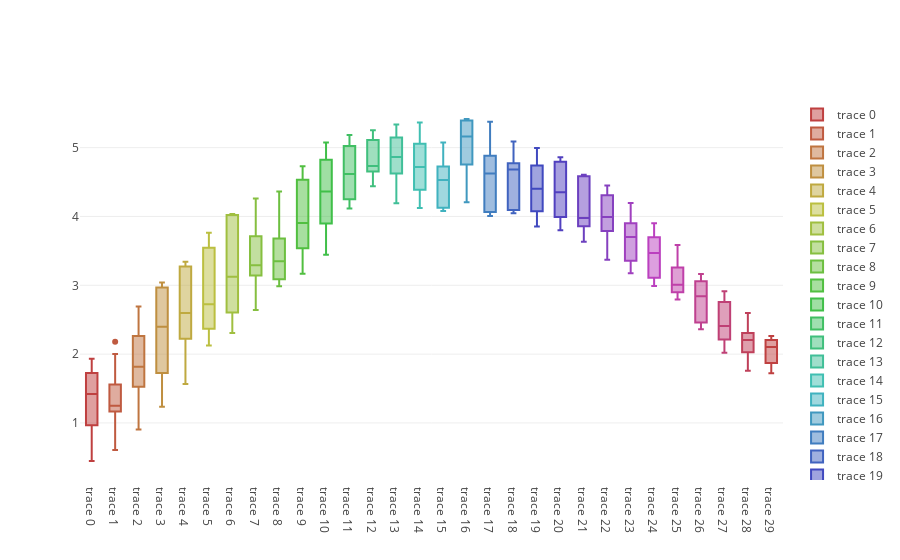

Notebook code cell kept with this figure:
### Code cell
import random
import plotly
from numpy import *

N = 30.     # Number of boxes

# generate an array of rainbow colors by fixing the saturation and lightness of the HSL representation of colour
# and marching around the hue.
c = ['hsl('+str(h)+',50%'+',50%)' for h in linspace(0, 360, N)]

# Each box is represented by a dict that contains the data, the type,
# and the colour.
# Use list comprehension to describe N boxes, each with a different colour and
# with different randomly generated data:
data = [{
    'y': 3.5*sin(pi * i/N) + i/N+(1.5+0.5*cos(pi*i/N))*random.rand(10),
    'type':'box',
    'marker':{'color': c[i]}
    } for i in range(int(N))]

# format the layout
layout = {'xaxis': {'showgrid':False,'zeroline':False, 'tickangle':60,'showticklabels':False},
          'yaxis': {'zeroline':False,'gridcolor':'white'},
          'paper_bgcolor': 'rgb(233,233,233)',
          'plot_bgcolor': 'rgb(233,233,233)',
          }

iplot(data)

### Figure 1 — Plotly figure (JSON) as saved in the notebook; plotly's stock layout.template omitted (floating-point values rounded to 4 significant figures)
{"data": [{"marker": {"color": "hsl(0.0,50%,50%)"}, "type": "box", "uid": "a26858d8-b596-11e8-aee0-d8c4976a52f2", "y": [1.465, 1.375, 1.724, 0.7476, 0.9655, 1.678, 1.181, 1.85, 1.931, 0.4471]}, {"marker": {"color": "hsl(12.413793103448276,50%,50%)"}, "type": "box", "uid": "a26858d9-b596-11e8-9e87-d8c4976a52f2", "y": [1.56, 1.211, 1.277, 1.168, 2.002, 1.221, 1.493, 1.097, 0.6086, 2.179]}, {"marker": {"color": "hsl(24.82758620689655,50%,50%)"}, "type": "box", "uid": "a26858da-b596-11e8-a32f-d8c4976a52f2", "y": [2.693, 1.575, 2.051, 1.527, 2.262, 0.9038, 1.59, 1.257, 2.045, 2.485]}, {"marker": {"color": "hsl(37.241379310344826,50%,50%)"}, "type": "box", "uid": "a26858db-b596-11e8-ab90-d8c4976a52f2", "y": [2.571, 1.235, 2.97, 1.726, 1.965, 2.795, 3.02, 1.515, 3.042, 2.226]}, {"marker": {"color": "hsl(49.6551724137931,50%,50%)"}, "type": "box", "uid": "a26858dc-b596-11e8-9464-d8c4976a52f2", "y": [1.735, 2.432, 2.904, 1.565, 3.344, 2.344, 2.766, 2.224, 3.316, 3.273]}, {"marker": {"color": "hsl(62.06896551724138,50%,50%)"}, "type": "box", "uid": "a26858dd-b596-11e8-89ef-d8c4976a52f2", "y": [3.586, 3.762, 2.855, 2.412, 3.546, 2.371, 2.98, 2.269, 2.127, 2.593]}, {"marker": {"color": "hsl(74.48275862068965,50%,50%)"}, "type": "box", "uid": "a26858de-b596-11e8-8ec2-d8c4976a52f2", "y": [4.021, 3.706, 3.278, 2.329, 2.306, 2.971, 2.606, 2.683, 4.036, 4.036]}, {"marker": {"color": "hsl(86.89655172413794,50%,50%)"}, "type": "box", "uid": "a26858df-b596-11e8-876c-d8c4976a52f2", "y": [3.461, 4.263, 3.238, 3.714, 2.641, 3.827, 3.344, 3.195, 3.142, 2.644]}, {"marker": {"color": "hsl(99.3103448275862,50%,50%)"}, "type": "box", "uid": "a26858e0-b596-11e8-81ed-d8c4976a52f2", "y": [2.987, 3.259, 3.437, 3.061, 3.244, 3.68, 4.271, 3.543, 4.363, 3.086]}, {"marker": {"color": "hsl(111.72413793103448,50%,50%)"}, "type": "box", "uid": "a26858e1-b596-11e8-9c89-d8c4976a52f2", "y": [4.118, 3.333, 4.308, 3.591, 3.169, 3.538, 4.533, 4.73, 3.691, 4.546]}, {"marker": {"color": "hsl(124.13793103448276,50%,50%)"}, "type": "box", "uid": "a26858e2-b596-11e8-a0c6-d8c4976a52f2", "y": [5.076, 3.443, 4.714, 4.115, 4.826, 4.916, 3.897, 4.328, 4.4, 3.661]}, {"marker": {"color": "hsl(136.55172413793105,50%,50%)"}, "type": "box", "uid": "a26858e3-b596-11e8-a35c-d8c4976a52f2", "y": [4.767, 4.117, 5.024, 5.185, 4.25, 4.967, 5.05, 4.187, 4.471, 4.345]}, {"marker": {"color": "hsl(148.9655172413793,50%,50%)"}, "type": "box", "uid": "a26858e4-b596-11e8-bca4-d8c4976a52f2", "y": [5.225, 4.653, 5.11, 5.253, 4.679, 4.44, 4.786, 5.041, 4.566, 4.673]}, {"marker": {"color": "hsl(161.3793103448276,50%,50%)"}, "type": "box", "uid": "a26858e5-b596-11e8-b7c3-d8c4976a52f2", "y": [4.701, 5.336, 5.148, 4.635, 4.192, 5.025, 4.517, 5.033, 5.212, 4.624]}, {"marker": {"color": "hsl(173.79310344827587,50%,50%)"}, "type": "box", "uid": "a26858e6-b596-11e8-9d1d-d8c4976a52f2", "y": [4.771, 5.096, 4.526, 5.019, 4.667, 4.198, 5.056, 4.387, 4.123, 5.368]}, {"marker": {"color": "hsl(186.20689655172413,50%,50%)"}, "type": "box", "uid": "a26858e7-b596-11e8-bbb5-d8c4976a52f2", "y": [4.689, 4.093, 4.83, 4.705, 5.076, 4.372, 4.08, 4.282, 4.128, 4.726]}, {"marker": {"color": "hsl(198.6206896551724,50%,50%)"}, "type": "box", "uid": "a26858e8-b596-11e8-b986-d8c4976a52f2", "y": [5.411, 4.755, 5.012, 4.208, 5.396, 5.316, 4.608, 5.417, 4.954, 5.344]}, {"marker": {"color": "hsl(211.0344827586207,50%,50%)"}, "type": "box", "uid": "a26858e9-b596-11e8-9bed-d8c4976a52f2", "y": [4.009, 4.021, 5.376, 4.883, 4.698, 4.826, 4.066, 4.304, 4.55, 5.233]}, {"marker": {"color": "hsl(223.44827586206895,50%,50%)"}, "type": "box", "uid": "a26858ea-b596-11e8-a33a-d8c4976a52f2", "y": [4.743, 4.059, 4.756, 5.09, 4.881, 4.621, 4.047, 4.466, 4.775, 4.096]}, {"marker": {"color": "hsl(235.86206896551724,50%,50%)"}, "type": "box", "uid": "a26858eb-b596-11e8-8f46-d8c4976a52f2", "y": [3.853, 3.972, 4.389, 4.792, 4.417, 4.995, 4.076, 4.287, 4.658, 4.74]}, {"marker": {"color": "hsl(248.27586206896552,50%,50%)"}, "type": "box", "uid": "a2686c36-b596-11e8-8e05-d8c4976a52f2", "y": [3.827, 4.815, 3.8, 4.479, 4.524, 4.083, 4.796, 4.223, 3.992, 4.859]}, {"marker": {"color": "hsl(260.6896551724138,50%,50%)"}, "type": "box", "uid": "a2686c37-b596-11e8-9a03-d8c4976a52f2", "y": [4.606, 3.634, 3.985, 3.969, 4.544, 3.86, 3.734, 4.585, 3.922, 4.6]}, {"marker": {"color": "hsl(273.1034482758621,50%,50%)"}, "type": "box", "uid": "a2686c38-b596-11e8-b87b-d8c4976a52f2", "y": [4.449, 3.454, 3.373, 3.906, 4.232, 3.955, 4.39, 4.029, 4.307, 3.789]}, {"marker": {"color": "hsl(285.51724137931035,50%,50%)"}, "type": "box", "uid": "a2686c39-b596-11e8-8f51-d8c4976a52f2", "y": [3.767, 3.176, 4.195, 3.565, 3.674, 3.901, 3.726, 3.232, 4.011, 3.356]}, {"marker": {"color": "hsl(297.9310344827586,50%,50%)"}, "type": "box", "uid": "a2686c3a-b596-11e8-b24c-d8c4976a52f2", "y": [3.422, 3.903, 3.711, 3.519, 3.018, 3.108, 3.661, 2.991, 3.698, 3.218]}, {"marker": {"color": "hsl(310.3448275862069,50%,50%)"}, "type": "box", "uid": "a2686c3b-b596-11e8-9f1b-d8c4976a52f2", "y": [2.9, 2.896, 2.795, 3.462, 3.258, 2.988, 2.999, 3.021, 3.035, 3.584]}, {"marker": {"color": "hsl(322.7586206896552,50%,50%)"}, "type": "box", "uid": "a2686c3c-b596-11e8-b7c6-d8c4976a52f2", "y": [3.146, 2.459, 2.682, 2.415, 3.008, 2.362, 2.979, 2.705, 3.058, 3.164]}, {"marker": {"color": "hsl(335.17241379310343,50%,50%)"}, "type": "box", "uid": "a2686c3d-b596-11e8-8cec-d8c4976a52f2", "y": [2.299, 2.517, 2.293, 2.079, 2.561, 2.019, 2.844, 2.913, 2.213, 2.756]}, {"marker": {"color": "hsl(347.58620689655174,50%,50%)"}, "type": "box", "uid": "a2686c3e-b596-11e8-a4bc-d8c4976a52f2", "y": [1.797, 2.597, 2.178, 2.028, 2.163, 1.759, 2.557, 2.308, 2.282, 2.231]}, {"marker": {"color": "hsl(360.0,50%,50%)"}, "type": "box", "uid": "a2686c3f-b596-11e8-a17f-d8c4976a52f2", "y": [2.206, 1.824, 2.24, 1.87, 2.115, 1.987, 2.265, 2.148, 1.721, 2.093]}], "layout": {}}
